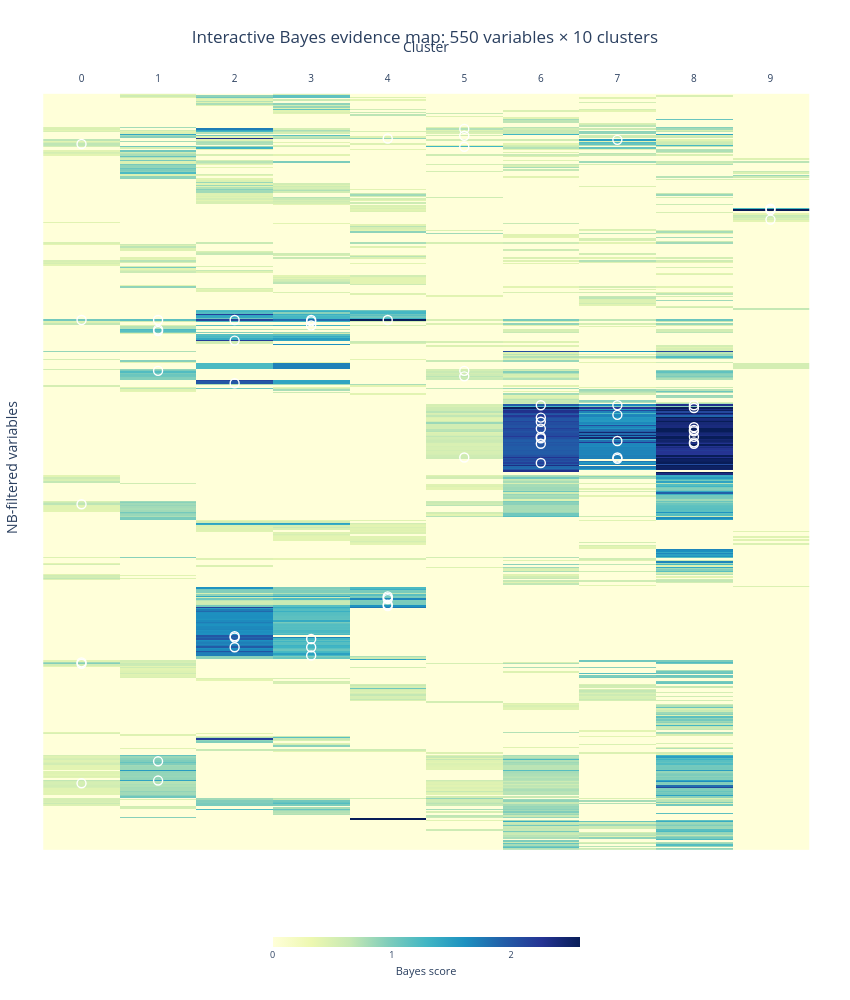

Notebook code cell kept with this figure:
### Code cell
# Interactive Plotly version of the NB heatmap.
# Requires:
#   NB_EVIDENCE
#   SUPERVISED_HEATMAP_RESULT
#
# This cell does not modify or replace the static Matplotlib/PDF heatmap.

from pathlib import Path
import re

import numpy as np
import pandas as pd
import plotly.graph_objects as go


# -------------------------------------------------------------------------
# Editable Plotly settings
# -------------------------------------------------------------------------
PLOTLY_HEATMAP_HEIGHT = 1000
PLOTLY_HEATMAP_WIDTH = 850

PLOTLY_COLOR_PERCENTILE = 99.0
PLOTLY_SHOW_VARIABLE_LABELS = False
PLOTLY_SHOW_MANUAL_ANNOTATION_MARKERS = True

PLOTLY_SAVE_HTML = True
PLOTLY_HTML_FILENAME = "interactive_nb_heatmap.html"


# -------------------------------------------------------------------------
# Helpers
# -------------------------------------------------------------------------
def cluster_numeric_key(cluster):
    """Sort C0, C1, ..., C10 numerically instead of alphabetically."""
    text = str(cluster).strip()
    match = re.search(r"-?\d+", text)

    if match:
        return int(match.group())

    return 10**9


def normalize_text(value, fallback="Not available"):
    if value is None:
        return fallback

    try:
        if pd.isna(value):
            return fallback
    except Exception:
        pass

    text = str(value).strip()
    return text if text else fallback


# -------------------------------------------------------------------------
# Numeric cluster order
# -------------------------------------------------------------------------
cluster_order = sorted(
    [str(cluster) for cluster in NB_EVIDENCE.score_matrix.columns],
    key=cluster_numeric_key,
)

cluster_labels = [
    str(cluster_numeric_key(cluster))
    for cluster in cluster_order
]


# Preserve the complete NB-filtered variable order.
variable_order = list(NB_EVIDENCE.variable_order)


# -------------------------------------------------------------------------
# Reindex all matrices using the same variable and cluster order
# -------------------------------------------------------------------------
score_plot = (
    NB_EVIDENCE.score_matrix
    .reindex(index=variable_order, columns=cluster_order)
    .apply(pd.to_numeric, errors="coerce")
)

coverage_plot = (
    NB_EVIDENCE.coverage_matrix
    .reindex(index=variable_order, columns=cluster_order)
    .apply(pd.to_numeric, errors="coerce")
)

count_plot = (
    NB_EVIDENCE.count_matrix
    .reindex(index=variable_order, columns=cluster_order)
    .apply(pd.to_numeric, errors="coerce")
)

category_plot = (
    NB_EVIDENCE.category_matrix
    .reindex(index=variable_order, columns=cluster_order)
    .fillna("")
    .astype(str)
)


# -------------------------------------------------------------------------
# Manual annotation lookup
#
# This inserts into the hover information the English descriptions that
# previously appeared inside the side annotation boxes.
# -------------------------------------------------------------------------
annotation_table = (
    SUPERVISED_HEATMAP_RESULT.annotation_table.copy()
)

annotation_table["cluster"] = annotation_table["cluster"].astype(str)
annotation_table["var"] = annotation_table["var"].astype(str)

annotation_lookup = {
    (row["var"], row["cluster"]): {
        "description": normalize_text(
            row.get("english_description"),
            fallback="No manual description",
        ),
        "category_override": normalize_text(
            row.get("category_en_override"),
            fallback="",
        ),
    }
    for _, row in annotation_table.iterrows()
}


# -------------------------------------------------------------------------
# Build hover information for every heatmap cell
# -------------------------------------------------------------------------
n_variables = len(variable_order)
n_clusters = len(cluster_order)

customdata = np.empty(
    (n_variables, n_clusters, 8),
    dtype=object,
)

for row_index, variable in enumerate(variable_order):
    for column_index, cluster in enumerate(cluster_order):

        score = score_plot.iloc[row_index, column_index]
        coverage = coverage_plot.iloc[row_index, column_index]
        count = count_plot.iloc[row_index, column_index]
        category = category_plot.iloc[row_index, column_index]

        annotation = annotation_lookup.get(
            (str(variable), str(cluster)),
            {},
        )

        description = annotation.get(
            "description",
            "No manual annotation selected",
        )

        category_override = annotation.get(
            "category_override",
            "",
        )

        displayed_category = (
            category_override
            if category_override
            else normalize_text(category)
        )

        customdata[row_index, column_index, :] = [
            str(variable),
            str(cluster),
            description,
            displayed_category,
            (
                f"{float(score):.3f}"
                if pd.notna(score)
                else "Not available"
            ),
            (
                f"{float(coverage):.1%}"
                if pd.notna(coverage)
                else "Not available"
            ),
            (
                f"{int(round(float(count))):,}"
                if pd.notna(count)
                else "Not available"
            ),
            (
                "Yes"
                if (str(variable), str(cluster)) in annotation_lookup
                else "No"
            ),
        ]


# -------------------------------------------------------------------------
# Color scale
# -------------------------------------------------------------------------
positive_scores = score_plot.to_numpy(dtype=float)
positive_scores = positive_scores[
    np.isfinite(positive_scores)
    & (positive_scores > 0)
]

if positive_scores.size == 0:
    raise ValueError(
        "The NB score matrix contains no positive values."
    )

zmax = float(
    np.nanpercentile(
        positive_scores,
        PLOTLY_COLOR_PERCENTILE,
    )
)

if not np.isfinite(zmax) or zmax <= 0:
    zmax = float(np.nanmax(positive_scores))


# -------------------------------------------------------------------------
# Interactive heatmap
# -------------------------------------------------------------------------
figure = go.Figure()

figure.add_trace(
    go.Heatmap(
        z=score_plot.to_numpy(dtype=float),
        x=cluster_labels,
        y=variable_order,
        customdata=customdata,
        colorscale="YlGnBu",
        zmin=0,
        zmax=zmax,
        colorbar=dict(
            title=dict(
                text="Bayes score",
                side="bottom",
            ),
            orientation="h",
            x=0.50,
            xanchor="center",
            y=-0.10,
            yanchor="top",
            len=0.42,
            thickness=10,
            tickfont=dict(size=9),
        ),
        hovertemplate=(
            "<b>Cluster %{customdata[1]}</b>"
            "<br><b>Variable:</b> %{customdata[0]}"
            "<br><b>Description:</b> %{customdata[2]}"
            "<br><b>Category / bin:</b> %{customdata[3]}"
            "<br><b>Bayes score:</b> %{customdata[4]}"
            "<br><b>Coverage:</b> %{customdata[5]}"
            "<br><b>n_cluster_x:</b> %{customdata[6]}"
            "<br><b>Manual annotation:</b> %{customdata[7]}"
            "<extra></extra>"
        ),
        hoverongaps=False,
    )
)


# -------------------------------------------------------------------------
# Overlay markers for the manually selected annotation cells
# -------------------------------------------------------------------------
if PLOTLY_SHOW_MANUAL_ANNOTATION_MARKERS:

    marker_x = []
    marker_y = []
    marker_customdata = []

    for _, row in annotation_table.iterrows():

        cluster = str(row["cluster"])
        variable = str(row["var"])

        if (
            cluster not in cluster_order
            or variable not in variable_order
        ):
            continue

        marker_x.append(
            str(cluster_numeric_key(cluster))
        )
        marker_y.append(variable)

        marker_customdata.append([
            cluster,
            variable,
            normalize_text(
                row.get("english_description"),
                fallback="No manual description",
            ),
            normalize_text(
                row.get("category_en_override"),
            ),
            f"{float(row['score']):.3f}",
            f"{float(row['coverage']):.1%}",
        ])

    figure.add_trace(
        go.Scatter(
            x=marker_x,
            y=marker_y,
            mode="markers",
            marker=dict(
                symbol="circle-open",
                size=9,
                line=dict(width=1.4),
                color="white",
            ),
            customdata=np.asarray(
                marker_customdata,
                dtype=object,
            ),
            hovertemplate=(
                "<b>Selected manual annotation</b>"
                "<br><b>Cluster:</b> %{customdata[0]}"
                "<br><b>Variable:</b> %{customdata[1]}"
                "<br><b>Description:</b> %{customdata[2]}"
                "<br><b>Category / bin:</b> %{customdata[3]}"
                "<br><b>Bayes score:</b> %{customdata[4]}"
                "<br><b>Coverage:</b> %{customdata[5]}"
                "<extra></extra>"
            ),
            name="Selected annotations",
            showlegend=False,
        )
    )


# -------------------------------------------------------------------------
# Layout
# -------------------------------------------------------------------------
figure.update_layout(
    title=dict(
        text=(
            "Interactive Bayes evidence map: "
            f"{n_variables:,} variables × {n_clusters} clusters"
        ),
        x=0.5,
        xanchor="center",
    ),
    width=PLOTLY_HEATMAP_WIDTH,
    height=PLOTLY_HEATMAP_HEIGHT,
    margin=dict(
        l=90 if PLOTLY_SHOW_VARIABLE_LABELS else 35,
        r=35,
        t=85,
        b=120,
    ),
    paper_bgcolor="white",
    plot_bgcolor="white",
    hoverlabel=dict(
        align="left",
        font_size=12,
    ),
)

figure.update_xaxes(
    title_text="Cluster",
    side="top",
    tickmode="array",
    tickvals=cluster_labels,
    ticktext=cluster_labels,
    tickfont=dict(size=10),
    showgrid=False,
    zeroline=False,
)

figure.update_yaxes(
    title_text="NB-filtered variables",
    autorange="reversed",
    showticklabels=PLOTLY_SHOW_VARIABLE_LABELS,
    tickfont=dict(size=7),
    showgrid=False,
    zeroline=False,
)


# -------------------------------------------------------------------------
# Display and optional HTML export
# -------------------------------------------------------------------------
figure.show(
    config={
        "displaylogo": False,
        "scrollZoom": True,
        "responsive": True,
        "toImageButtonOptions": {
            "format": "png",
            "filename": "interactive_nb_heatmap",
            "scale": 2,
        },
    }
)

if PLOTLY_SAVE_HTML:
    plotly_output_dir = (
        OUTPUT_DIR
        / "cluster_characterization_figures"
    )

    plotly_output_dir.mkdir(
        parents=True,
        exist_ok=True,
    )

    plotly_html_path = (
        plotly_output_dir
        / PLOTLY_HTML_FILENAME
    )

    figure.write_html(
        plotly_html_path,
        include_plotlyjs="cdn",
        full_html=True,
        config={
            "displaylogo": False,
            "scrollZoom": True,
            "responsive": True,
        },
    )

    print(
        "Interactive heatmap saved to:",
        plotly_html_path,
    )

### Figure 1 — Plotly figure (JSON) as saved in the notebook; plotly's stock layout.template omitted (floating-point values rounded to 4 significant figures; data arrays with more than 128 entries replaced by an {"elided": "..."} marker saying what was removed)
{"data": [{"colorbar": {"len": 0.42, "orientation": "h", "thickness": 10, "tickfont": {"size": 9}, "title": {"side": "bottom", "text": "Bayes score"}, "x": 0.5, "xanchor": "center", "y": -0.1, "yanchor": "top"}, "colorscale": [[0, "rgb(255,255,217)"], [0.125, "rgb(237,248,177)"], [0.25, "rgb(199,233,180)"], [0.375, "rgb(127,205,187)"], [0.5, "rgb(65,182,196)"], [0.625, "rgb(29,145,192)"], [0.75, "rgb(34,94,168)"], [0.875, "rgb(37,52,148)"], [1, "rgb(8,29,88)"]], "customdata": {"elided": "550x10x8 str values"}, "hoverongaps": false, "hovertemplate": "<b>Cluster %{customdata[1]}</b><br><b>Variable:</b> %{customdata[0]}<br><b>Description:</b> %{customdata[2]}<br><b>Category / bin:</b> %{customdata[3]}<br><b>Bayes score:</b> %{customdata[4]}<br><b>Coverage:</b> %{customdata[5]}<br><b>n_cluster_x:</b> %{customdata[6]}<br><b>Manual annotation:</b> %{customdata[7]}<extra></extra>", "type": "heatmap", "x": ["0", "1", "2", "3", "4", "5", "6", "7", "8", "9"], "y": {"elided": "550 str values"}, "z": {"elided": "550x10 float values"}, "zmax": 2.572, "zmin": 0}, {"customdata": {"elided": "62x6 str values"}, "hovertemplate": "<b>Selected manual annotation</b><br><b>Cluster:</b> %{customdata[0]}<br><b>Variable:</b> %{customdata[1]}<br><b>Description:</b> %{customdata[2]}<br><b>Category / bin:</b> %{customdata[3]}<br><b>Bayes score:</b> %{customdata[4]}<br><b>Coverage:</b> %{customdata[5]}<extra></extra>", "marker": {"color": "white", "line": {"width": 1.4}, "size": 9, "symbol": "circle-open"}, "mode": "markers", "name": "Selected annotations", "showlegend": false, "type": "scatter", "x": ["0", "0", "0", "0", "0", "0", "1", "1", "1", "1", "1", "1", "2", "2", "2", "2", "2", "2", "3", "3", "3", "3", "3", "3", "4", "4", "4", "4", "4", "4", "4", "5", "5", "5", "5", "5", "5", "6", "6", "6", "6", "6", "6", "6", "6", "7", "7", "7", "7", "7", "7", "8", "8", "8", "8", "8", "8", "8", "8", "9", "9", "9"], "y": ["H0303", "A1001JB", "A1001J", "A0921", "COL_LDL", "A1703", "H0303", "H0317A", "H0318", "A1701", "H0601B", "A1501", "H0303", "H0316", "A0816", "A0817", "A0821E", "H0601K", "H0303", "H0307", "H0308", "A0818", "A0822", "A0821E", "H0303", "A0807", "A0808", "est_fisio_embarazo", "A0809", "A0810C", "A0810B", "INSULINA", "Cintura_cm", "Peso_kg", "H0601B", "H0605AB", "A0316K", "A0301", "A0305", "A0307", "A0306A", "A0306D", "A0306O", "A0306I", "A0315A", "A0301", "A0312A", "A03061B", "A0316K", "A0316L", "AC_URICO", "A0301", "A0303NUM", "A0306O", "A0306J", "A0306K", "A0313", "A0306H", "A0315A", "ETI32A", "ETI25", "ETI21B"]}], "layout": {"height": 1000, "hoverlabel": {"align": "left", "font": {"size": 12}}, "margin": {"b": 120, "l": 35, "r": 35, "t": 85}, "paper_bgcolor": "white", "plot_bgcolor": "white", "title": {"text": "Interactive Bayes evidence map: 550 variables × 10 clusters", "x": 0.5, "xanchor": "center"}, "width": 850, "xaxis": {"showgrid": false, "side": "top", "tickfont": {"size": 10}, "tickmode": "array", "ticktext": ["0", "1", "2", "3", "4", "5", "6", "7", "8", "9"], "tickvals": ["0", "1", "2", "3", "4", "5", "6", "7", "8", "9"], "title": {"text": "Cluster"}, "zeroline": false}, "yaxis": {"autorange": "reversed", "showgrid": false, "showticklabels": false, "tickfont": {"size": 7}, "title": {"text": "NB-filtered variables"}, "zeroline": false}}}
